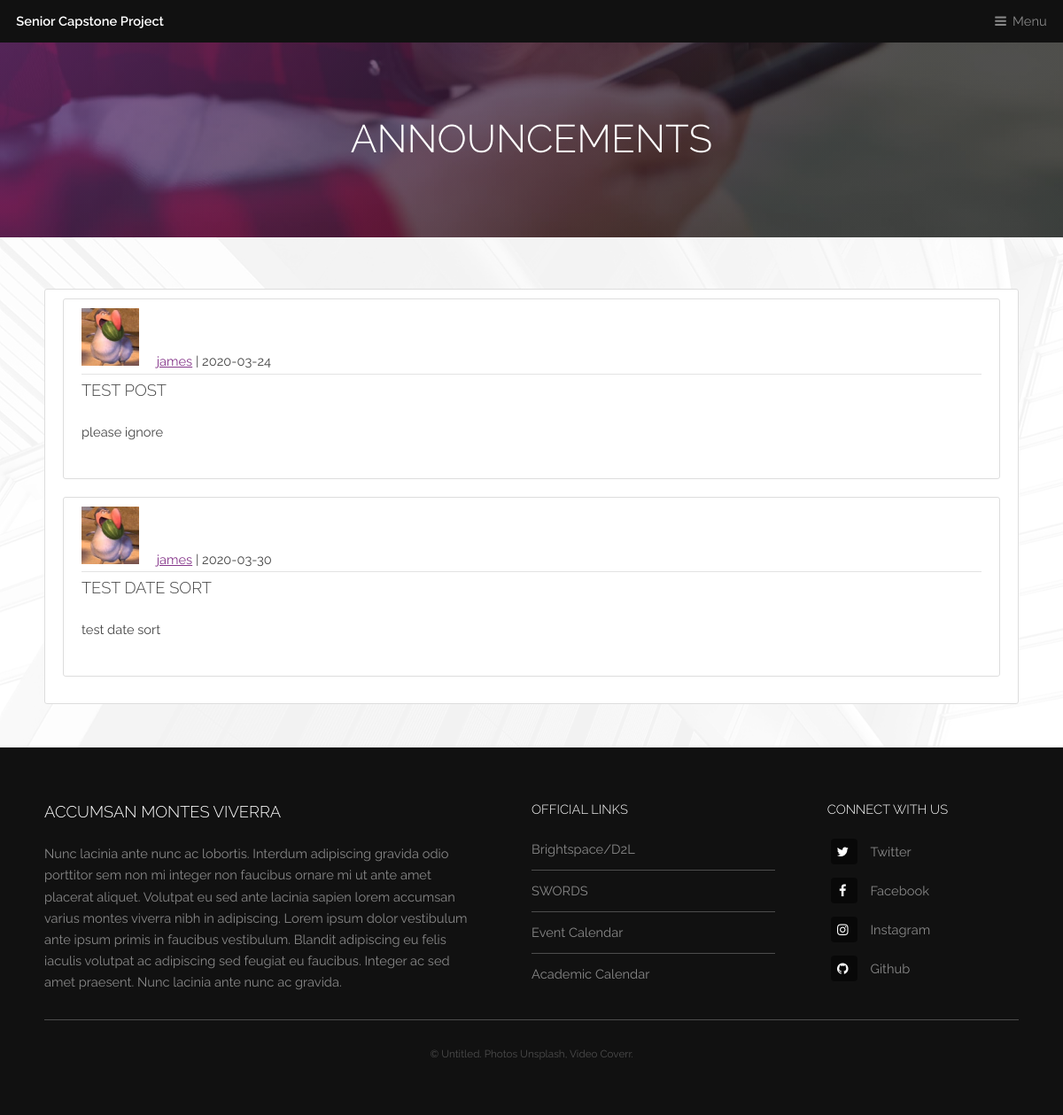
Page /news (signed in) on the committed database.
### app/models.py (models this page shows, shortened)
class Post(db.Model):
    id = db.Column(db.Integer, primary_key=True)
    title = db.Column(db.String(100), nullable=False)
    date_posted = db.Column(db.DateTime, nullable=False, default=datetime.utcnow)
    content = db.Column(db.Text, nullable=False)
    user_id = db.Column(db.Integer, db.ForeignKey('user.id'), nullable=False)

class User(db.Model, UserMixin):
    id = db.Column(db.Integer, primary_key=True)
    username = db.Column(db.String(20), unique=True, nullable=False)
    stu_id = db.Column(db.String(9), unique=True, nullable=False)
    email = db.Column(db.String(60), unique=True, nullable=False)
    image_file = db.Column(db.String(20), nullable=False, default='default.jpg')
    about_me = db.Column(db.String(250))
    last_seen = db.Column(db.DateTime, default=datetime.today())
    password = db.Column(db.String(30), nullable=False)
    posts = db.relationship('Post', backref='author', lazy=True)
    roles = db.relationship('Role', secondary='user_roles',
                            backref=db.backref('users', lazy='dynamic'))
    def has_role(self, name):
        for role in self.roles:
            if role.name == name:
                return True
            return False

### app/routes.py (the view)
def news():
    posts = Post.query.all()
    return render_template('news.html', title='News', posts=posts)

### app/routes.py (called while the page is built)
@app.before_request
def before_request():
    if current_user.is_authenticated:
        current_user.last_seen = datetime.utcnow()
        db.session.commit()

### app/templates/news.html (shortened to what this page needs)
<div id="heading" >
    <h1>Announcements</h1>
</div>
{% extends "template.html" %}
{% block content %}
    <section id="main" class="wrapper">
        <div class="inner">
            <div class="content-section">
                {% for post in posts %}
                    <article class="media content-section">
                        <div class="media-body">
                            <div class="article-metadata">
                                <img class="rounded-circle article-img" src="{{ url_for('static', filename='images/profile_pics/' + post.author.image_file) }}">
                                <a class="mr-2" href="{{ url_for('account', stu_id=post.author.stu_id) }}">{{ post.author.username }}</a>
                                | <small class="text-muted">{{ post.date_posted.strftime('%Y-%m-%d') }}</small>
                            </div>
                            <h3><a class="article-title" href="{{ url_for('post', post_id=post.id) }}">{{ post.title }}</a></h3>
                            <p class="article-content">{{ post.content }}</p>
                        </div>
                    </article>
                {% endfor %}
            </div>
        </div>
    </section>
{% endblock content %}

### rows in the picture
Post: image_file (picture), author.username "james", date_posted "2020-03-24", title "TEST POST", content "please ignore"
Post: image_file (picture), author.username "james", date_posted "2020-03-30", title "TEST DATE SORT", content "test date sort"
